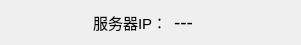
  <widget class="QWidget" name="horizontalLayoutWidget_19">
   <property name="geometry">
    <rect>
     <x>630</x>
     <y>240</y>
     <width>301</width>
     <height>31</height>
    </rect>
   </property>
   <layout class="QHBoxLayout" name="horizontalLayout_19">
    <item>
     <spacer name="horizontalSpacer_42">
      <property name="orientation">
       <enum>Qt::Horizontal</enum>
      </property>
      <property name="sizeHint" stdset="0">
       <size>
        <width>40</width>
        <height>20</height>
       </size>
      </property>
     </spacer>
    </item>
    <item>
     <widget class="QLabel" name="label_36">
      <property name="font">
       <font>
        <family>Arial</family>
        <pointsize>12</pointsize>
        <weight>75</weight>
        <bold>true</bold>
       </font>
      </property>
      <property name="text">
       <string>&lt;html&gt;&lt;head/&gt;&lt;body&gt;&lt;p&gt;&lt;span style=&quot; font-size:11pt; font-weight:400;&quot;&gt;服务器IP：&lt;/span&gt;&lt;/p&gt;&lt;/body&gt;&lt;/html&gt;</string>
      </property>
     </widget>
    </item>
    <item>
     <widget class="QLabel" name="server_ip_lab">
      <property name="font">
       <font>
        <pointsize>17</pointsize>
       </font>
      </property>
      <property name="text">
       <string>&lt;html&gt;&lt;head/&gt;&lt;body&gt;&lt;p&gt;&lt;span style=&quot; font-size:14pt;&quot;&gt;---&lt;/span&gt;&lt;/p&gt;&lt;/body&gt;&lt;/html&gt;</string>
      </property>
     </widget>
    </item>
    <item>
     <widget class="QLabel" name="label_37">
      <property name="font">
       <font>
        <family>Arial</family>
        <pointsize>12</pointsize>
       </font>
      </property>
      <property name="styleSheet">
       <string notr="true">
color: rgb(255, 0, 0);</string>
      </property>
      <property name="text">
       <string/>
      </property>
     </widget>
    </item>
    <item>
     <spacer name="horizontalSpacer_43">
      <property name="orientation">
       <enum>Qt::Horizontal</enum>
      </property>
      <property name="sizeHint" stdset="0">
       <size>
        <width>40</width>
        <height>20</height>
       </size>
      </property>
     </spacer>
    </item>
   </layout>
  </widget>
